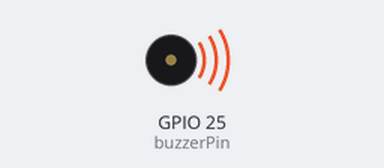
Recording of a sketch running on a simulated ESP32. On the bench: buzzer (waves = sounding).

Above: at 0.2 s.
At 5.9 s:
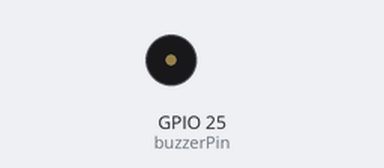
Timing chart, 0 to 8.5 s (numbered marks = the images above):
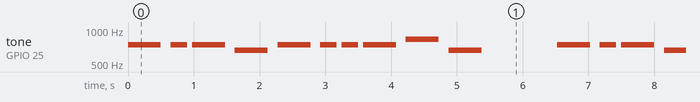

Measured:
- by itself, tone on GPIO 25 (buzzerPin): repeats every 6.5 s: silent 0.15 s, 740 Hz 0.25 s, silent 0.08 s, 740 Hz 0.50 s, silent 0.15 s, 659 Hz 0.50 s, silent 0.15 s, 740 Hz 0.50 s, silent 0.15 s, 2 × (740 Hz 0.25 s, silent 0.08 s), 740 Hz 0.50 s, silent 0.15 s, 830 Hz 0.50 s, silent 0.15 s, 659 Hz 0.50 s, silent 1.2 s, 740 Hz 0.50 s

The sketch:

simple_melody.ino
```cpp
#define NOTE_C 554
#define NOTE_D 587
#define NOTE_E 659
#define NOTE_F 740
#define NOTE_G 830
#define NOTE_A 880
#define NOTE_B 988

int melody[] = { NOTE_F, NOTE_F, NOTE_F, NOTE_E,
NOTE_F, NOTE_F, NOTE_F, NOTE_F, NOTE_G, NOTE_E };
int noteDurations[] = { 4, 8, 4, 4, 4, 8, 8, 4, 4, 4};
const int buzzerPin = 25;
void setup() { pinMode(buzzerPin, OUTPUT); }
void loop() {
  for (int i = 0; i < sizeof(melody) / sizeof(melody[0]); i++) {
    int noteFrequency = melody[i];
    int noteDuration = 2000 / noteDurations[i];
    tone(buzzerPin, noteFrequency, noteDuration);
    int pauseBetweenNotes = noteDuration * 1.3;
    delay(pauseBetweenNotes);
  }
  delay(1000);
}
```
